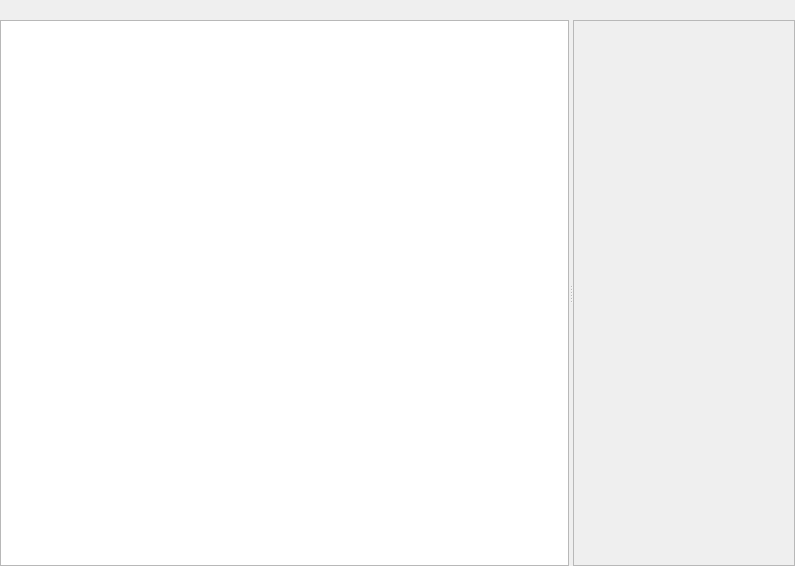
<?xml version="1.0" encoding="UTF-8"?>
<ui version="4.0">
 <class>SettingsWidget</class>
 <widget class="QWidget" name="SettingsWidget">
  <property name="geometry">
   <rect>
    <x>0</x>
    <y>0</y>
    <width>795</width>
    <height>566</height>
   </rect>
  </property>
  <property name="windowTitle">
   <string/>
  </property>
  <layout class="QVBoxLayout" name="verticalLayout">
   <property name="leftMargin">
    <number>0</number>
   </property>
   <property name="topMargin">
    <number>0</number>
   </property>
   <property name="rightMargin">
    <number>0</number>
   </property>
   <property name="bottomMargin">
    <number>0</number>
   </property>
   <item>
    <widget class="QLabel" name="SectionName_">
     <property name="text">
      <string/>
     </property>
    </widget>
   </item>
   <item>
    <widget class="QSplitter" name="CatsSplitter_">
     <property name="sizePolicy">
      <sizepolicy hsizetype="Expanding" vsizetype="Expanding">
       <horstretch>0</horstretch>
       <verstretch>0</verstretch>
      </sizepolicy>
     </property>
     <property name="orientation">
      <enum>Qt::Horizontal</enum>
     </property>
     <widget class="QTreeWidget" name="Cats_">
      <property name="sizePolicy">
       <sizepolicy hsizetype="Preferred" vsizetype="Expanding">
        <horstretch>0</horstretch>
        <verstretch>0</verstretch>
       </sizepolicy>
      </property>
      <property name="minimumSize">
       <size>
        <width>120</width>
        <height>0</height>
       </size>
      </property>
      <property name="iconSize">
       <size>
        <width>32</width>
        <height>32</height>
       </size>
      </property>
      <property name="verticalScrollMode">
       <enum>QAbstractItemView::ScrollPerPixel</enum>
      </property>
      <property name="rootIsDecorated">
       <bool>false</bool>
      </property>
      <attribute name="headerVisible">
       <bool>false</bool>
      </attribute>
      <column>
       <property name="text">
        <string notr="true">1</string>
       </property>
      </column>
     </widget>
     <widget class="QFrame" name="DialogContents_">
      <property name="sizePolicy">
       <sizepolicy hsizetype="Expanding" vsizetype="Preferred">
        <horstretch>0</horstretch>
        <verstretch>0</verstretch>
       </sizepolicy>
      </property>
      <property name="frameShape">
       <enum>QFrame::StyledPanel</enum>
      </property>
      <property name="frameShadow">
       <enum>QFrame::Raised</enum>
      </property>
     </widget>
    </widget>
   </item>
  </layout>
 </widget>
 <resources/>
 <connections/>
</ui>
